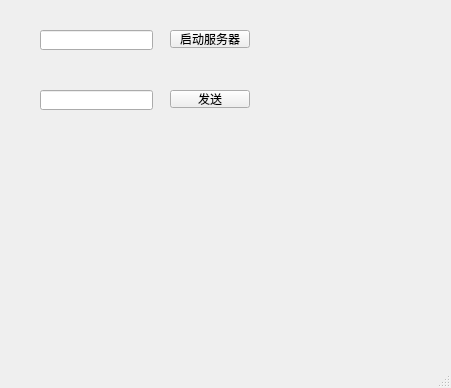
<?xml version="1.0" encoding="UTF-8"?>
<ui version="4.0">
 <class>MainWindow</class>
 <widget class="QMainWindow" name="MainWindow">
  <property name="geometry">
   <rect>
    <x>0</x>
    <y>0</y>
    <width>451</width>
    <height>388</height>
   </rect>
  </property>
  <property name="windowTitle">
   <string>MainWindow</string>
  </property>
  <widget class="QWidget" name="centralwidget">
   <widget class="QLineEdit" name="portEdit">
    <property name="geometry">
     <rect>
      <x>40</x>
      <y>30</y>
      <width>113</width>
      <height>20</height>
     </rect>
    </property>
   </widget>
   <widget class="QPushButton" name="btnStartServer">
    <property name="geometry">
     <rect>
      <x>170</x>
      <y>30</y>
      <width>80</width>
      <height>18</height>
     </rect>
    </property>
    <property name="text">
     <string>启动服务器</string>
    </property>
   </widget>
   <widget class="QLineEdit" name="lineForSend">
    <property name="geometry">
     <rect>
      <x>40</x>
      <y>90</y>
      <width>113</width>
      <height>20</height>
     </rect>
    </property>
   </widget>
   <widget class="QPushButton" name="btnSend">
    <property name="geometry">
     <rect>
      <x>170</x>
      <y>90</y>
      <width>80</width>
      <height>18</height>
     </rect>
    </property>
    <property name="text">
     <string>发送</string>
    </property>
   </widget>
  </widget>
  <widget class="QMenuBar" name="menubar">
   <property name="geometry">
    <rect>
     <x>0</x>
     <y>0</y>
     <width>451</width>
     <height>17</height>
    </rect>
   </property>
  </widget>
  <widget class="QStatusBar" name="statusbar"/>
 </widget>
 <resources/>
 <connections/>
</ui>
